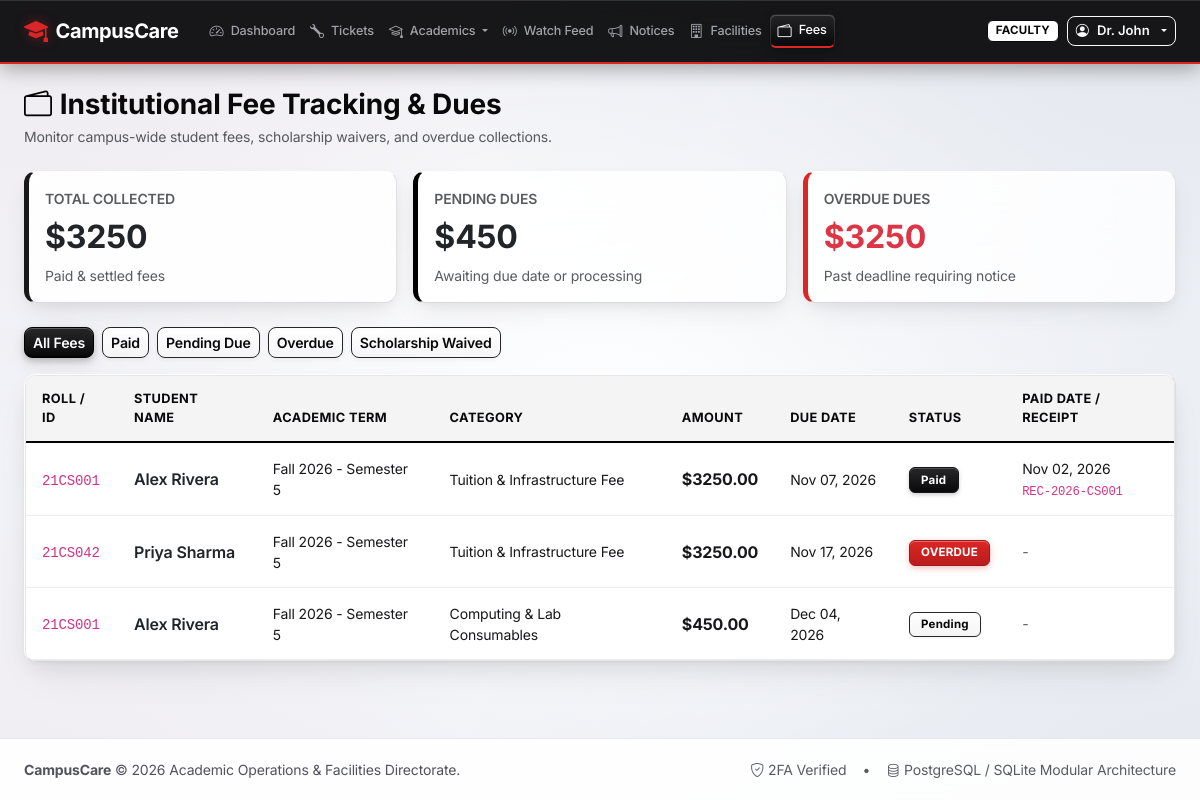
The app's page /notices/fees/ (signed in) with its own data.
### accounts/models.py (models this page shows, shortened)
class User(AbstractUser):
    class Role(models.TextChoices):
        STUDENT = 'STUDENT', 'Student'
        FACULTY = 'FACULTY', 'Faculty'
        TECHNICIAN = 'TECHNICIAN', 'Technician'
        MANAGER = 'MANAGER', 'Facility / Dept Manager'
        ADMIN = 'ADMIN', 'Administrator'
    role = models.CharField(
        max_length=20,
        choices=Role.choices,
        default=Role.STUDENT,
        db_index=True,
        help_text="Designates the system role and permission tier of the user."
    )
    department = models.CharField(max_length=120, blank=True)
    phone_number = models.CharField(max_length=30, blank=True)
    identifier_number = models.CharField(
        max_length=60,
        blank=True,
        help_text="Roll Number (for Students) or Employee ID (for Faculty/Staff)"
    )
    year_or_block = models.CharField(
        max_length=60,
        blank=True,
        help_text="Year & Section (e.g., 3rd Year - Sec A) or Assigned Block"
    )
    is_first_login_2fa_completed = models.BooleanField(
        default=False,
        help_text="Designates whether the user has completed their first-login two-step verification."
    )
    is_onboarding_completed = models.BooleanField(
        default=False,
        help_text="Designates whether the user has completed their initial onboarding profile confirmation."
    )
    last_seen_notices_at = models.DateTimeField(null=True, blank=True)
    last_seen_tickets_at = models.DateTimeField(null=True, blank=True)
    last_seen_timetable_at = models.DateTimeField(null=True, blank=True)
    class Meta:
        ordering = ['username']
    @property
    def is_student(self):
        return self.role == self.Role.STUDENT
    @property
    def is_faculty(self):
        return self.role == self.Role.FACULTY
    @property
    def is_technician(self):
        return self.role == self.Role.TECHNICIAN
    @property
    def is_manager(self):
        return self.role == self.Role.MANAGER or self.is_superuser
    @property
    def is_admin_role(self):
        return self.role == self.Role.ADMIN or self.is_superuser

### notices/models.py (models this page shows, shortened)
class FeeRecord(models.Model):
    class Status(models.TextChoices):
        PAID = 'PAID', 'Paid'
        PENDING = 'PENDING', 'Pending Due'
        OVERDUE = 'OVERDUE', 'Overdue'
        SCHOLARSHIP = 'SCHOLARSHIP', 'Scholarship Waived'
    student = models.ForeignKey(
        settings.AUTH_USER_MODEL,
        on_delete=models.PROTECT,
        related_name='fee_records'
    )
    academic_term = models.CharField(max_length=80, help_text="e.g. Fall 2026 - Semester 5")
    fee_category = models.CharField(max_length=120, help_text="e.g. Tuition & Lab Fee, Hostel Fee")
    amount = models.DecimalField(max_digits=10, decimal_places=2)
    due_date = models.DateField(db_index=True)
    status = models.CharField(
        max_length=20,
        choices=Status.choices,
        default=Status.PENDING,
        db_index=True
    )
    paid_date = models.DateField(null=True, blank=True)
    receipt_number = models.CharField(max_length=60, blank=True)
    remarks = models.TextField(blank=True)
    class Meta:
        ordering = ['due_date', 'status']

### notices/views.py (the view, shortened to what this page needs)
# urls.py: path('fees/', views.fee_tracker_view, name='fee_tracker'),
@login_required
def fee_tracker_view(request):
    user = request.user
    status_filter = request.GET.get('status', '')
    records = FeeRecord.objects.select_related('student').order_by('due_date', 'status')
    if status_filter:
        records = records.filter(status=status_filter)
    total_collected = FeeRecord.objects.filter(status='PAID').aggregate(s=Sum('amount'))['s'] or 0
    total_pending = FeeRecord.objects.filter(status='PENDING').aggregate(s=Sum('amount'))['s'] or 0
    total_overdue = FeeRecord.objects.filter(status='OVERDUE').aggregate(s=Sum('amount'))['s'] or 0
    return render(request, 'notices/fee_manager.html', {
        'records': records,
        'total_collected': total_collected,
        'total_pending': total_pending,
        'total_overdue': total_overdue,
        'status_filter': status_filter,
        'statuses': FeeRecord.Status.choices,
    })

### accounts/models.py (called while the page is built)
    @classmethod
    def get_allowed_domain_list(cls):
        from django.conf import settings
        try:
            db_domains = list(cls.objects.filter(is_active=True).values_list('domain', flat=True))
        except Exception:
            db_domains = []
        fallback = getattr(settings, 'ALLOWED_EMAIL_DOMAINS', ['college.edu', 'university.edu'])
        combined = set([d.strip().lower() for d in db_domains if d] + [d.strip().lower() for d in fallback if d])
        return sorted(list(combined))

### templates/notices/fee_manager.html (shortened to what this page needs)
{% extends 'base.html' %}
{% block content %}
<div class="d-flex flex-column flex-md-row justify-content-between align-items-md-center gap-3 mb-4">
    <div>
        <h3 class="fw-bold mb-1"><i class="bi bi-wallet2 text-primary me-2"></i>Institutional Fee Tracking & Dues</h3>
        <p class="text-muted small mb-0">Monitor campus-wide student fees, scholarship waivers, and overdue collections.
        </p>
    </div>
</div>
<div class="row g-3 mb-4">
    <div class="col-md-4">
        <div class="card kpi-card success p-3">
            <div class="text-muted small text-uppercase fw-semibold">Total Collected</div>
            <div class="fs-2 fw-bold text-dark mt-1">${{ total_collected }}</div>
            <div class="small text-muted mt-1">Paid & settled fees</div>
        </div>
    </div>
    <div class="col-md-4">
        <div class="card kpi-card warning p-3">
            <div class="text-muted small text-uppercase fw-semibold">Pending Dues</div>
            <div class="fs-2 fw-bold text-dark mt-1">${{ total_pending }}</div>
            <div class="small text-muted mt-1">Awaiting due date or processing</div>
        </div>
    </div>
    <div class="col-md-4">
        <div class="card kpi-card critical p-3">
            <div class="text-muted small text-uppercase fw-semibold">Overdue Dues</div>
            <div class="fs-2 fw-bold text-danger mt-1">${{ total_overdue }}</div>
            <div class="small text-muted mt-1">Past deadline requiring notice</div>
        </div>
    </div>
</div>
<div class="d-flex flex-wrap gap-2 mb-3">
    <a href="{% url 'notices:fee_tracker' %}"
        class="btn btn-sm {% if not status_filter %}btn-dark{% else %}btn-outline-secondary{% endif %}">All Fees</a>
    {% for s_val, s_label in statuses %}
    <a href="{% url 'notices:fee_tracker' %}?status={{ s_val }}"
        class="btn btn-sm {% if status_filter == s_val %}btn-dark{% else %}btn-outline-secondary{% endif %}">
        {{ s_label }}
    </a>
    {% endfor %}
</div>
<div class="card shadow-sm border-0">
    <div class="card-body p-0">
        <div class="table-responsive">
            <table class="table table-hover align-middle mb-0">
                <thead class="table-light small">
                    <tr>
                        <th>Roll / ID</th>
                        <th>Student Name</th>
                        <th>Academic Term</th>
                        <th>Category</th>
                        <th>Amount</th>
                        <th>Due Date</th>
                        <th>Status</th>
                        <th>Paid Date / Receipt</th>
                    </tr>
                </thead>
                <tbody>
                    {% for fee in records %}
                    <tr>
                        <td><code>{{ fee.student.identifier_number|default:fee.student.username }}</code></td>
                        <td class="fw-semibold text-dark">{{ fee.student.get_full_name|default:fee.student.username }}
                        </td>
                        <td class="small">{{ fee.academic_term }}</td>
                        <td class="small">{{ fee.fee_category }}</td>
                        <td class="fw-bold">${{ fee.amount }}</td>
                        <td class="small">{{ fee.due_date|date:"M d, Y" }}</td>
                        <td>
                            {% if fee.status == 'PAID' %}
                            <span class="badge badge-rwb-notice">Paid</span>
                            {% elif fee.status == 'OVERDUE' %}
                            <span class="badge badge-rwb-alert">Overdue</span>
                            {% elif fee.status == 'SCHOLARSHIP' %}
                            <span class="badge bg-dark text-white">Scholarship</span>
                            {% else %}
                            <span class="badge badge-rwb-ticket">Pending</span>
                            {% endif %}
                        </td>
                        <td class="small">
                            {% if fee.paid_date %}
                            <div>{{ fee.paid_date|date:"M d, Y" }}</div>
                            <code>{{ fee.receipt_number|default:"" }}</code>
                            {% else %}
                            <span class="text-muted">-</span>
                            {% endif %}
                        </td>
                    </tr>
                    {% empty %}
                    <tr>
                        <td colspan="8" class="text-center py-5 text-muted">
                            No student fee records found matching this status.
                        </td>
                    </tr>
                    {% endfor %}
                </tbody>
            </table>
        </div>
    </div>
</div>
{% endblock %}

### templates/base.html (shortened to what this page needs)
{% load static %}
<!DOCTYPE html>
<html lang="en">
<head>
    <link href="https://cdn.jsdelivr.net/npm/bootstrap@5.3.3/dist/css/bootstrap.min.css" rel="stylesheet">
    <link href="https://cdn.jsdelivr.net/npm/bootstrap-icons@1.11.3/font/bootstrap-icons.min.css" rel="stylesheet">
    <link rel="stylesheet" href="{% static 'css/glass_theme.css' %}?v=2.2">
</head>
<body>
    <nav class="navbar navbar-expand-lg navbar-custom sticky-top py-2">
        <div class="container-fluid px-3 px-xl-4">
            <a class="navbar-brand d-flex align-items-center gap-2 text-nowrap" href="{% if user.is_authenticated %}{% url 'core:dashboard' %}{% else %}{% url 'core:index' %}{% endif %}">
                <i class="bi bi-mortarboard-fill fs-4" style="color: var(--rwb-red);"></i>
                <span class="fw-bold">CampusCare</span>
            </a>
            <div class="collapse navbar-collapse" id="mainNavbar">
                {% if user.is_authenticated %}
                <ul class="navbar-nav me-auto mb-2 mb-lg-0 ms-lg-2 align-items-center">
                    <li class="nav-item">
                        <a class="nav-link text-nowrap {% if request.resolver_match.url_name == 'dashboard' %}active{% endif %}" href="{% url 'core:dashboard' %}">
                            <i class="bi bi-speedometer2 me-1"></i>Dashboard
                        </a>
                    </li>
                    <li class="nav-item">
                        <a class="nav-link text-nowrap {% if request.resolver_match.app_name == 'tickets' %}active{% endif %}" href="{% url 'tickets:ticket_list' %}">
                            <i class="bi bi-wrench me-1"></i>Tickets
                        </a>
                    </li>
                    <li class="nav-item dropdown">
                        <a class="nav-link dropdown-toggle text-nowrap {% if request.resolver_match.app_name == 'academics' %}active{% endif %}" href="#" role="button" data-bs-toggle="dropdown" aria-expanded="false">
                            <i class="bi bi-mortarboard me-1"></i>Academics
                        </a>
                    </li>
                    <li class="nav-item">
                        <a class="nav-link text-nowrap {% if request.resolver_match.url_name == 'live_feed' %}active{% endif %}" href="{% url 'notices:live_feed' %}">
                            <i class="bi bi-broadcast live-feed-pulsing-icon me-1"></i>Watch Feed
                        </a>
                    </li>
                    <li class="nav-item">
                        <a class="nav-link text-nowrap {% if request.resolver_match.url_name == 'announcement_list' %}active{% endif %}" href="{% url 'notices:announcement_list' %}">
                            <i class="bi bi-megaphone me-1"></i>Notices
                        </a>
                    </li>
                    <li class="nav-item">
                        <a class="nav-link text-nowrap {% if request.resolver_match.app_name == 'facilities' %}active{% endif %}" href="{% url 'facilities:room_list' %}">
                            <i class="bi bi-building me-1"></i>Facilities
                        </a>
                    </li>
                    <li class="nav-item">
                        <a class="nav-link text-nowrap {% if request.resolver_match.url_name == 'fee_tracker' %}active{% endif %}" href="{% url 'notices:fee_tracker' %}">
                            <i class="bi bi-wallet2 me-1"></i>Fees
                        </a>
                    </li>
                </ul>
                <div class="d-flex align-items-center gap-2 flex-shrink-0 ms-auto">
                    <span class="badge {% if user.role == 'ADMIN' %}badge-role-admin{% elif user.role == 'MANAGER' %}badge-role-manager{% elif user.role == 'TECHNICIAN' %}badge-role-technician{% elif user.role == 'FACULTY' %}badge-role-faculty{% else %}badge-role-student{% endif %} text-uppercase px-2 py-1 text-nowrap" style="font-size: 0.72rem;">
                        {{ user.get_role_display }}
                    </span>
                    <div class="dropdown">
                        <button class="btn btn-outline-light btn-sm dropdown-toggle d-flex align-items-center gap-2 text-nowrap py-1 px-2" type="button" data-bs-toggle="dropdown" style="font-size: 0.82rem;">
                            <i class="bi bi-person-circle"></i>
                            <span class="text-truncate" style="max-width: 110px;">{{ user.first_name|default:user.username }}</span>
                        </button>
                    </div>
                </div>
                {% endif %}
            </div>
        </div>
    </nav>
    <main class="flex-grow-1 py-4">
        <div class="container-fluid px-lg-4">
            {% block content %}{% endblock %}
        </div>
    </main>
    <footer>
        <div class="container-fluid px-lg-4 d-flex flex-column flex-md-row justify-content-between align-items-center gap-2">
            <div>
                <strong>CampusCare</strong> &copy; 2026 Academic Operations & Facilities Directorate.
            </div>
            <div class="d-flex align-items-center gap-3">
                <span class="text-muted"><i class="bi bi-shield-check me-1"></i>2FA Verified</span>
                <span class="text-muted">&bull;</span>
                <span class="text-muted"><i class="bi bi-database me-1"></i>PostgreSQL / SQLite Modular Architecture</span>
            </div>
        </div>
    </footer>
</body>
</html>

### records on screen
User: role "FACULTY", first_name "Dr. John"
FeeRecord: student.identifier_number "21CS001", student.get_full_name "Alex Rivera", academic_term "Fall 2026 - Semester 5", fee_category "Tuition & Infrastructure Fee", amount "3250.00", due_date "Nov 07, 2026", status "Paid", paid_date "Nov 02, 2026", receipt_number "REC-2026-CS001"
FeeRecord: student.identifier_number "21CS042", student.get_full_name "Priya Sharma", academic_term "Fall 2026 - Semester 5", fee_category "Tuition & Infrastructure Fee", amount "3250.00", due_date "Nov 17, 2026", status "OVERDUE"
FeeRecord: student.identifier_number "21CS001", student.get_full_name "Alex Rivera", academic_term "Fall 2026 - Semester 5", fee_category "Computing & Lab Consumables", amount "450.00", due_date "Dec 04, 2026", status "Pending"

### other values on screen
{{ total_collected }} "3250"
{{ total_pending }} "450"
{{ total_overdue }} "3250"
{{ s_label }} "Paid" "Pending Due" "Overdue" "Scholarship Waived"
